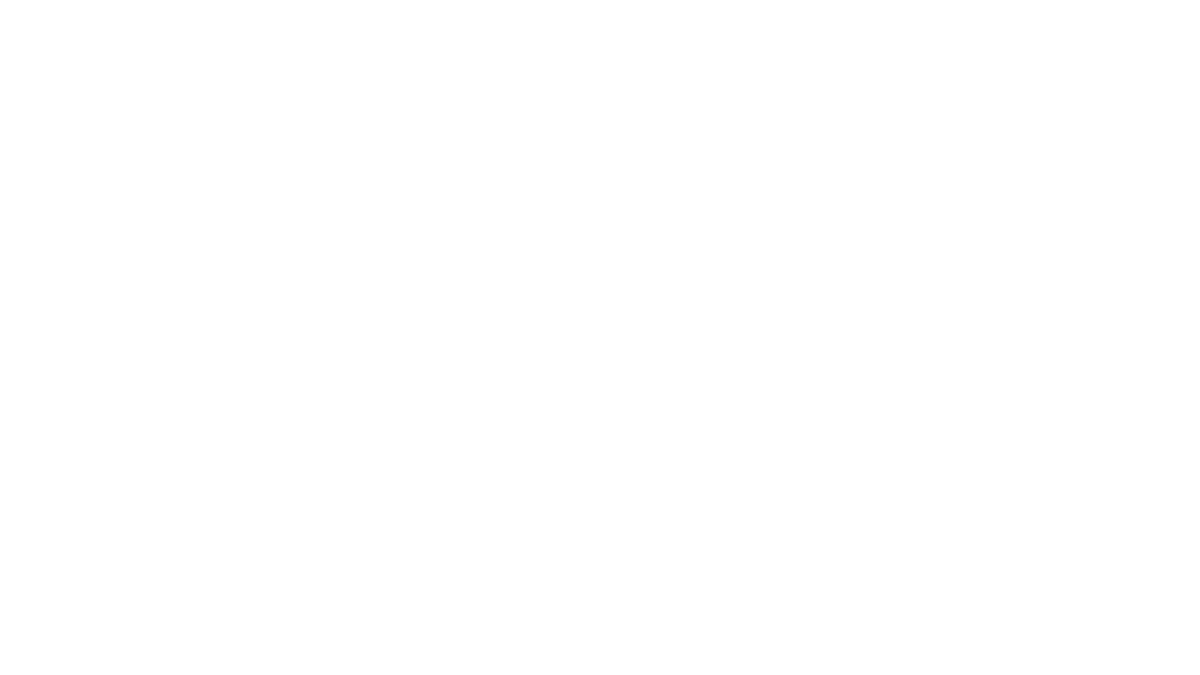
Frame 1 (no input)
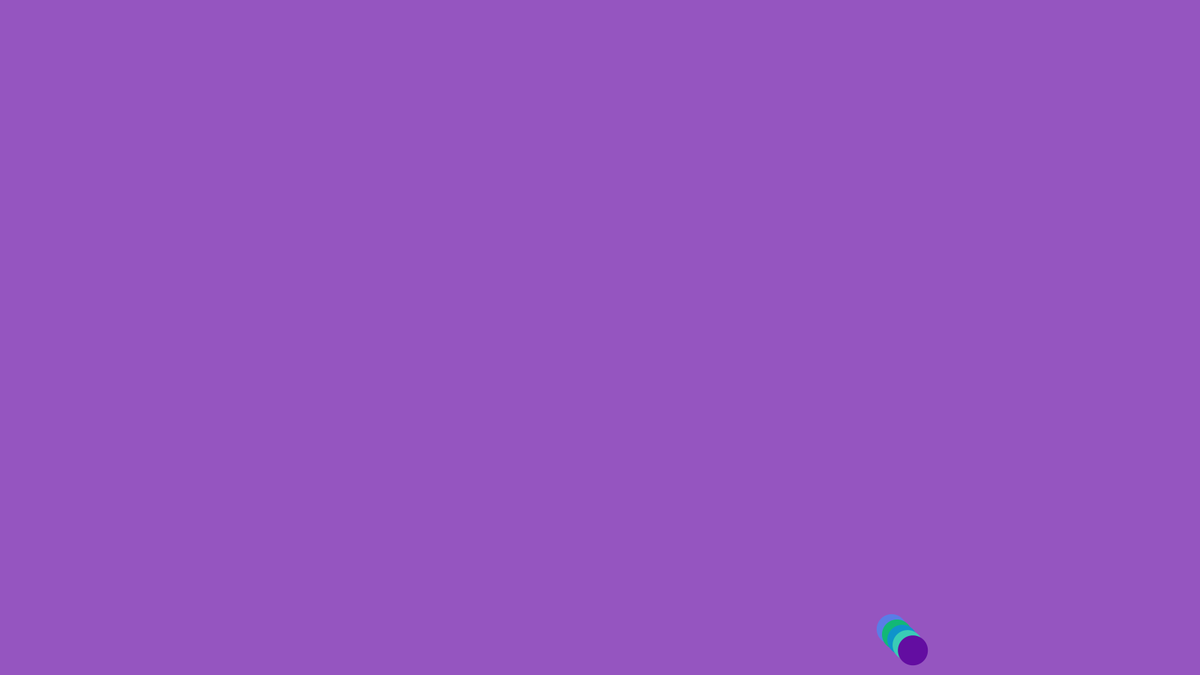
Frame 60 (the mouse pressed at the canvas centre just before this capture)
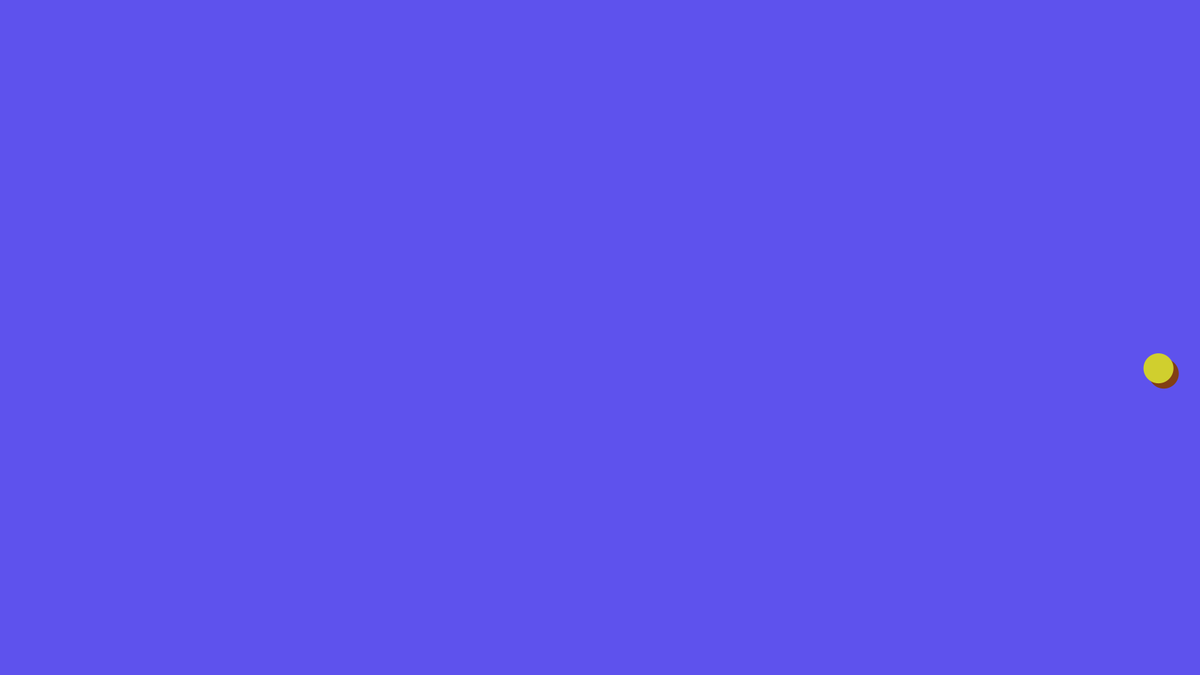
Frame 120 (the mouse held since frame 60 and released just before this capture)

The Processing sketch that drew these frames (run headless with seeded random() and noise(); from frame 60 on, the mouse is pressed at the canvas centre):

// Processing sketch: raveball
// ── raveball.pde
float r = 255;
float g = 255;
float b = 255;
float timer = 0;
float interval = 8;

float currentX;
float currentY;
float angle = 45;
boolean bouncedTB = false;

void setup() {
  size(1600,900);
  background(r, g, b);
  ellipseMode(CENTER);
  currentX = width/2;
  currentY = height/2;
  frameRate(60);
}

void draw(){
  noStroke();
  fill(r, g, b);
  
  ellipse(currentX, currentY, 40, 40);
    
  if (angle < -360){
    angle += 360;
  }
  if (angle > 360){
    angle -= 360;
  }
  println("Angle: "+angle);

  if (currentX > width){

    if (angle < 0){
      angle -= 90;
    }
    else if (angle > 0){
      angle += 90;
    }
      
    currentX = width - 20;
    println("BounceRight");
    
  }
  if (currentX < 0){
    
    if (angle > 0){
      angle -= 90;
    }
    else if (angle < 0){
      angle += 90;
    }

      
    currentX = 20;
    println("BounceLeft");
    
  }
  if (currentY > height){
    
    angle = -angle;
    
    
    currentY = height - 20;
    println("BounceBottom");

  }
  
  if (currentY < 0){

    angle = -angle;
        
    currentY = 20;
    println("BounceTop");

  }

  
  r = random(0, 256);
  g = random(0, 256);
  b = random(0, 256);
  timer++;
  currentX += cos(radians(angle)) * 10;
  currentY += sin(radians(angle)) * 10;

  if (timer > interval){
    background(r, g, b);
    timer = 0;
  }

                                                                                                                                                                                                                        
}
